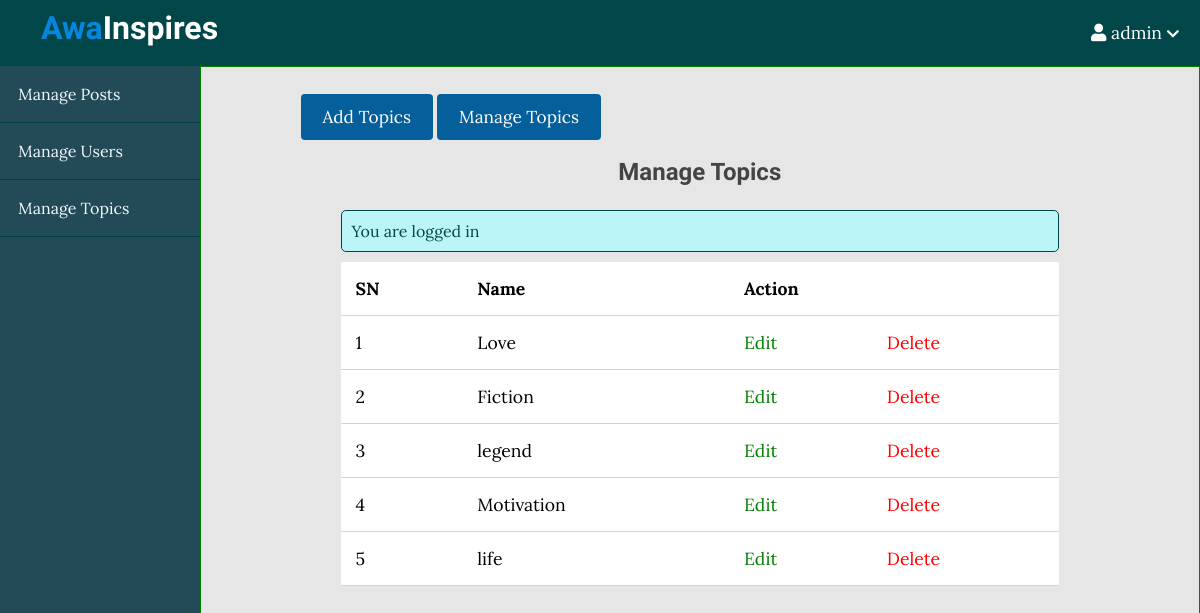
Screenshot of /admin/topics/index.php (signed in) with the database file from the repository.
### tables this page shows
CREATE TABLE `topics` (
  `id` int(11) NOT NULL,
  `name` varchar(100) NOT NULL,
  `description` text NOT NULL
);

### App/controllers/topics.php (called while the page is built, shortened)
<?php
include(ROOT_PATH . "/App/database/db.php");
$table = 'topics';
$topics = selectAll($table);

### App/database/db.php (called while the page is built, shortened)
<?php
require('connect.php');
function selectAll($table, $conditions = []){
    global $conn;
    $sql = "SELECT * FROM $table";
    if(empty($conditions)){
        $stmt = $conn->prepare($sql);
        $stmt->execute();
        $records = $stmt->get_result()->fetch_all(MYSQLI_ASSOC);
        return $records;
    }
}

### admin/topics/index.php (the view, shortened to what this page needs)
<?php include(ROOT_PATH . "/App/controllers/topics.php");
?>
<!DOCTYPE html>
<html lang="en">
<head>
    <link rel="stylesheet" href="https://pro.fontawesome.com/releases/v5.10.0/css/all.css"/>
    <link rel="stylesheet" href="../../assets/css/style.css">
    <link rel="stylesheet" href="../../assets/css/admin.css">
</head>
<body>
<?php include(ROOT_PATH . "/App/includes/adminHeader.php"); ?>
    <div class="admin-wrapper">
        <?php include(ROOT_PATH . "/App/includes/adminSidebar.php"); ?>
            <div class="admin-content">
                <div class="button-group">
                    <a href="create.php" class="btn btn-big">Add Topics</a>
                    <a href="index.php" class="btn btn-big">Manage Topics</a>
                </div>
                <div class="content">
                    <h2 class="page-title">Manage Topics</h2>
                    <?php include(ROOT_PATH . "/App/includes/messages.php"); ?>
                    <table>
                        <thead>
                            <th>SN</th>
                            <th>Name</th>
                            <th colspan="2" align="center">Action</th>
                        </thead>
                        <tbody>
                            <?php foreach ($topics as $key => $topic):?>
                            <tr>
                                <td><?php echo $key + 1;  ?></td>
                                <td><?php echo $topic['name']; ?></td>
                                <td><a href="edit.php?id=<?php echo $topic['id'];?>" class="edit">Edit</a></td>
                                <td><a href="index.php?del_id=<?php echo $topic['id'];?>" class="delete">Delete</a></td>
                            </tr>
                            <?php endforeach; ?>
                        </tbody>
                    </table>
                </div>
        </div>
    </div>
</body>
</html>

### assets/css/style.css (style rules this page uses)
* { box-sizing: border-box; }
html, body { height: 100%; margin: 0px; padding: 0px; font-family: 'Lora', serif; background-color: rgb(231, 230, 230); }
h1, h2, h3, h4, h5, h6 { font-family: 'Candal', serif; color: #444; margin: 5px; }
a { text-decoration: none; color: inherit; }
.btn { padding: .5rem 1rem; background: #055f9b; color: white; border: 1px solid transparent; border-radius: .25rem; font-size: 1.08em; font-family: 'Lora', serif; }
.btn-big { padding: .7rem 1.3rem; line-height: 1.3rem; }
.content { width: 90%; margin: 30px auto 30px; }

### assets/css/admin.css (style rules this page uses)
.admin-wrapper { display: flex; height: calc(100% - 66px); }
.admin-wrapper .admin-content { flex: 8; height: 100%; border: solid 1px green; padding: 40px 100px 100px; overflow-y: scroll; }
.admin-content .page-title { text-align: center; margin-bottom: 1.5rem; }
table { width: 100%; border-collapse: collapse; font-size: 1.1rem; background: #fff; }
th, td { padding: 15px; text-align: left; border-bottom: 1px solid #d3d3d3; }
.edit { color: green; }
.delete { color: red; }

### rows the page displays
topics: name "Love"
topics: name "Fiction"
topics: name "legend"
topics: name "Motivation"
topics: name "life"

### other values shown
$_SESSION['username'] "admin"
$_SESSION['message'] "You are logged in"
